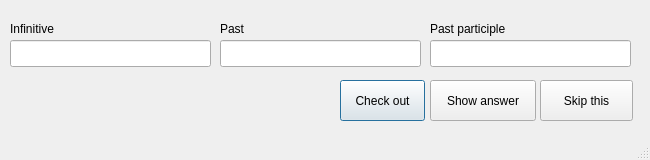
<?xml version="1.0" encoding="UTF-8"?>
<ui version="4.0">
 <class>MainWindow</class>
 <widget class="QMainWindow" name="MainWindow">
  <property name="geometry">
   <rect>
    <x>0</x>
    <y>0</y>
    <width>650</width>
    <height>160</height>
   </rect>
  </property>
  <property name="minimumSize">
   <size>
    <width>650</width>
    <height>160</height>
   </size>
  </property>
  <property name="maximumSize">
   <size>
    <width>650</width>
    <height>160</height>
   </size>
  </property>
  <property name="windowTitle">
   <string>Irregular Verbs</string>
  </property>
  <widget class="QWidget" name="centralWidget">
   <widget class="QLineEdit" name="lineEditInfinitive">
    <property name="geometry">
     <rect>
      <x>10</x>
      <y>40</y>
      <width>201</width>
      <height>27</height>
     </rect>
    </property>
    <property name="focusPolicy">
     <enum>Qt::NoFocus</enum>
    </property>
    <property name="readOnly">
     <bool>true</bool>
    </property>
   </widget>
   <widget class="QLineEdit" name="lineEditPast">
    <property name="geometry">
     <rect>
      <x>220</x>
      <y>40</y>
      <width>201</width>
      <height>27</height>
     </rect>
    </property>
   </widget>
   <widget class="QLineEdit" name="lineEditPastParticiple">
    <property name="geometry">
     <rect>
      <x>430</x>
      <y>40</y>
      <width>201</width>
      <height>27</height>
     </rect>
    </property>
   </widget>
   <widget class="QLabel" name="label">
    <property name="geometry">
     <rect>
      <x>10</x>
      <y>20</y>
      <width>151</width>
      <height>17</height>
     </rect>
    </property>
    <property name="text">
     <string>Infinitive</string>
    </property>
   </widget>
   <widget class="QLabel" name="label_2">
    <property name="geometry">
     <rect>
      <x>220</x>
      <y>20</y>
      <width>151</width>
      <height>17</height>
     </rect>
    </property>
    <property name="text">
     <string>Past</string>
    </property>
   </widget>
   <widget class="QLabel" name="label_3">
    <property name="geometry">
     <rect>
      <x>430</x>
      <y>20</y>
      <width>181</width>
      <height>17</height>
     </rect>
    </property>
    <property name="text">
     <string>Past participle</string>
    </property>
   </widget>
   <widget class="QPushButton" name="pushButtonCheckOut">
    <property name="enabled">
     <bool>true</bool>
    </property>
    <property name="geometry">
     <rect>
      <x>340</x>
      <y>80</y>
      <width>85</width>
      <height>41</height>
     </rect>
    </property>
    <property name="text">
     <string>Check out</string>
    </property>
    <property name="default">
     <bool>true</bool>
    </property>
   </widget>
   <widget class="QPushButton" name="pushButtonShowAnswer">
    <property name="geometry">
     <rect>
      <x>430</x>
      <y>80</y>
      <width>106</width>
      <height>41</height>
     </rect>
    </property>
    <property name="text">
     <string>Show answer</string>
    </property>
   </widget>
   <widget class="QPushButton" name="pushButtonSkipThis">
    <property name="geometry">
     <rect>
      <x>540</x>
      <y>80</y>
      <width>93</width>
      <height>41</height>
     </rect>
    </property>
    <property name="text">
     <string>Skip this</string>
    </property>
   </widget>
  </widget>
  <widget class="QStatusBar" name="statusBar"/>
 </widget>
 <layoutdefault spacing="6" margin="11"/>
 <resources/>
 <connections/>
</ui>
